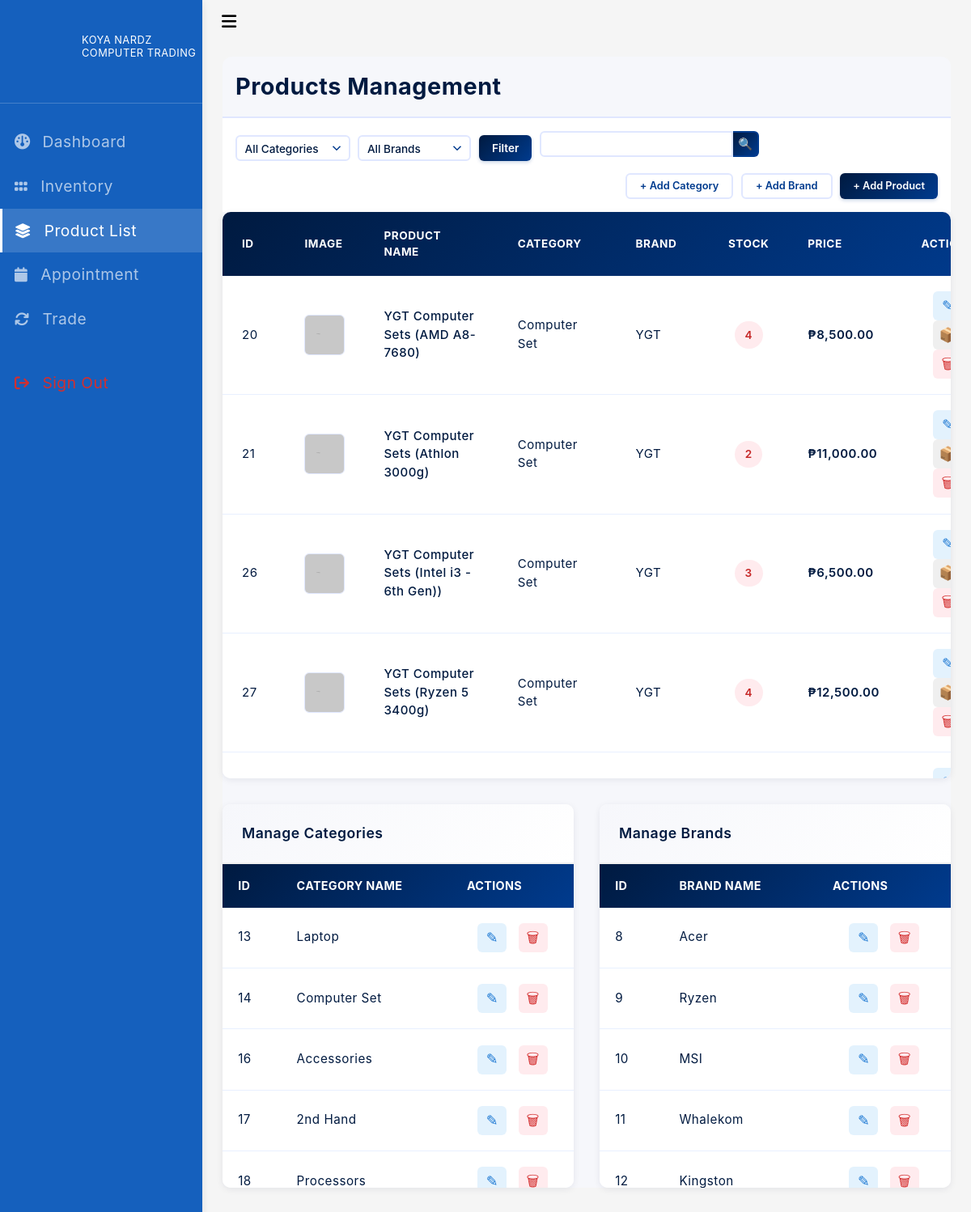
The page /admin_product/ on the database its author committed.
### app/models.py (models this page shows, shortened)
class Product(models.Model):
    category_name = models.ForeignKey(Category, on_delete=models.CASCADE, null=True)
    brand = models.ForeignKey(Brand, on_delete=models.CASCADE, null=True)
    image = models.ImageField(upload_to='products/', null=True, blank=True)
    product_name = models.CharField(max_length=100)
    description = models.TextField(blank=True, null=True)
    price = models.DecimalField(max_digits=10, decimal_places=2)
    stock = models.PositiveIntegerField(default=0)
    model_file = models.CharField(max_length=255, blank=True, null=True)
    model_3d = models.FileField(upload_to='3d_models/', null=True, blank=True, help_text="Upload a GLB or GLTF 3D model file")
    created_at = models.DateTimeField(auto_now_add=True, null=True)

class Category(models.Model):
    category_name = models.CharField(max_length=100)
    parent = models.ForeignKey('self', null=True, blank=True, on_delete=models.CASCADE)
    def __str__(self):
        return self.category_name
    class Meta:
        verbose_name_plural = "Categories"

class Brand(models.Model):
    brand = models.CharField(max_length=100)
    def __str__(self):
        return self.brand

### app/views.py (the view, shortened to what this page needs)
# urls.py: path('admin_product/', AdminProduct.as_view(), name='admin_product'),
class AdminProduct(TemplateView):
    template_name = 'app/admin/admin_product.html'
    def get_context_data(self, **kwargs):
        context = super().get_context_data(**kwargs)
        context['categories'] = Category.objects.all()
        context['brands'] = Brand.objects.all()
        search_query = self.request.GET.get('search', '').strip()
        category_filter = self.request.GET.get('category', '').strip()
        brand_filter = self.request.GET.get('brand', '').strip()
        products = Product.objects.all()
        if category_filter:
            products = products.filter(category_name__id=category_filter)
        if brand_filter:
            products = products.filter(brand__id=brand_filter)
        context['products'] = products.prefetch_related('images').all()
        context['search_query'] = search_query
        context['category_filter'] = category_filter
        context['brand_filter'] = brand_filter
        context['form'] = Add()
        context['category_form'] = AddCategory
        context['brand_form'] = AddBrand
        context['variant_form'] = AddVariantForm
        context['search_query'] = search_query
        context['category_filter'] = category_filter
        context['brand_filter'] = brand_filter
        return context

### app/forms.py
class Add(forms.ModelForm):
    class Meta:
        model = Product
        fields = '__all__'
        widgets = {
            'model_3d': forms.ClearableFileInput(attrs={
                'class': 'form-control',
                'accept': '.glb,.gltf',
                'help_text': 'Upload a GLB or GLTF 3D model file'
            }),
        }

### app/templates/app/admin/admin_product.html (shortened to what this page needs)
{% extends 'app/admin/admin_base.html' %}
{% load static %}
{% load humanize %}
{% block content %}
<div class="admin_productpage">
    <div class="product-header">
        <h2>Products Management</h2>
    </div>
    <div class="upperproduct">
        <div class="product-filters">
            <form action="" method="GET" class="filter-form">
                <div class="filter-group">
                    <select name="category" class="filter-select">
                        <option value="">All Categories</option>
                    </select>
                </div>
                <div class="filter-group">
                    <select name="brand" class="filter-select">
                        <option value="">All Brands</option>
                    </select>
                </div>
                <button type="submit" class="filter-btn">Filter</button>
            </form>
        </div>
        <div class="product-search">
            <form action="" method="GET" class="search-form">
                <input type="text" name="search" placeholder="Search products..." value="{{ search_query }}" class="search-input">
                <button type="submit" class="search-btn">🔍</button>
            </form>
        </div>
        <div class="product-actions">
            <button class="action-btn add-btn" onclick="openAddCategory()">+ Add Category</button>
            <button class="action-btn add-btn" onclick="openAddBrand()">+ Add Brand</button>
            <button class="action-btn add-btn primary" onclick="openAddProduct()">+ Add Product</button>
        </div>
    </div>
    <div class="products-table-container">
        <div class="table-wrapper">
            <table class="products-table">
                <thead>
                    <tr>
                        <th>ID</th>
                        <th>Image</th>
                        <th>Product Name</th>
                        <th>Category</th>
                        <th>Brand</th>
                        <th>Stock</th>
                        <th>Price</th>
                        <th>Actions</th>
                    </tr>
                </thead>
                <tbody>
                    {% if products %}
                        {% for produkto in products %}
                        <tr data-id="{{ produkto.id }}">
                            <td data-label="ID">{{ produkto.id }}</td>
                            <td data-label="Image">
                                {% if produkto.image %}
                                    <img src="{{ produkto.image.url }}" alt="{{ produkto.product_name }}" class="product-thumbnail" onerror="this.src='{% static 'images/placeholder.png' %}'">
                                {% else %}
                                    <img src="{% static 'images/placeholder.png' %}" alt="No image" class="product-thumbnail">
                                {% endif %}
                            </td>
                            <td data-label="Product Name" class="product-name">{{ produkto.product_name }}</td>
                            <td data-label="Category">{{ produkto.category_name }}</td>
                            <td data-label="Brand">{{ produkto.brand }}</td>
                            <td data-label="Stock" class="stock-column">
                                <span class="stock-badge {% if produkto.stock > 20 %}stock-high{% elif produkto.stock > 5 %}stock-medium{% else %}stock-low{% endif %}">
                                    {{ produkto.stock }}
                                </span>
                            </td>
                            <td data-label="Price" class="price-column">₱{{ produkto.price|intcomma }}</td>
                            <td data-label="Actions" class="actions-column">
                                <button class="action-icon edit-icon" onclick="openEditProduct({{ produkto.id }}, '{{ produkto.product_name|escapejs }}', '{{ produkto.category_name.id }}', '{{ produkto.brand.id }}', '{{ produkto.description|escapejs }}', '{{ produkto.price }}', '{{ produkto.stock }}')" title="Edit">✎</button>
                                <button class="action-icon variant-icon" onclick="openAddVariant({{ produkto.id }}, '{{ produkto.product_name|escapejs }}')" title="Add Variant">📦</button>
                                <button class="action-icon delete-icon" onclick="deleteProduct({{ produkto.id }})" title="Delete">🗑</button>
                            </td>
                        </tr>
                        {% endfor %}
                    {% else %}
                        <tr><td colspan="8" class="no-data">No products found</td></tr>
                    {% endif %}
                </tbody>
            </table>
        </div>
    </div>
    <div class="management-tables-container">
        <div class="small-table-section">
            <h3 class="section-title">Manage Categories</h3>
            <div class="small-table-wrapper">
                <table class="small-management-table">
                    <thead>
                        <tr>
                            <th>ID</th>
                            <th>Category Name</th>
                            <th>Actions</th>
                        </tr>
                    </thead>
                    <tbody>
                        {% if categories %}
                            {% for category in categories %}
                            <tr>
                                <td data-label="ID">{{ category.id }}</td>
                                <td data-label="Category Name">{{ category.category_name }}</td>
                                <td data-label="Actions" class="actions-column">
                                    <button class="action-icon edit-icon" onclick="openEditCategory({{ category.id }}, '{{ category.category_name|escapejs }}')" title="Edit">✎</button>
                                    <button class="action-icon delete-icon" onclick="deleteCategory({{ category.id }})" title="Delete">🗑</button>
                                </td>
                            </tr>
                            {% endfor %}
                        {% else %}
                            <tr><td colspan="3" class="no-data">No categories found</td></tr>
                        {% endif %}
                    </tbody>
                </table>
            </div>
        </div>
        <div class="small-table-section">
            <h3 class="section-title">Manage Brands</h3>
            <div class="small-table-wrapper">
                <table class="small-management-table">
                    <thead>
                        <tr>
                            <th>ID</th>
                            <th>Brand Name</th>
                            <th>Actions</th>
                        </tr>
                    </thead>
                    <tbody>
                        {% if brands %}
                            {% for brand in brands %}
                            <tr>
                                <td data-label="ID">{{ brand.id }}</td>
                                <td data-label="Brand Name">{{ brand.brand }}</td>
                                <td data-label="Actions" class="actions-column">
                                    <button class="action-icon edit-icon" onclick="openEditBrand({{ brand.id }}, '{{ brand.brand|escapejs }}')" title="Edit">✎</button>
                                    <button class="action-icon delete-icon" onclick="deleteBrand({{ brand.id }})" title="Delete">🗑</button>
                                </td>
                            </tr>
                            {% endfor %}
                        {% else %}
                            <tr><td colspan="3" class="no-data">No brands found</td></tr>
                        {% endif %}
                    </tbody>
                </table>
            </div>
        </div>
    </div>
{% endblock content %}

### app/templates/app/admin/admin_base.html (style rules this page uses)
body, html, * { font-family: -apple-system, BlinkMacSystemFont, 'Segoe UI', Roboto, 'Helvetica Neue', Arial, sans-serif !important; }

### app/templates/app/admin/admin_product.html (style rules this page uses)
body, html, * { font-family: -apple-system, BlinkMacSystemFont, 'Segoe UI', Roboto, 'Helvetica Neue', Arial, sans-serif !important; }

### rows shown on the page
Product: id "20", product_name "YGT Computer Sets (AMD A8-7680)", category_name "Computer Set", brand "YGT", stock "4", price "8,500.00"
Product: id "21", product_name "YGT Computer Sets (Athlon 3000g)", category_name "Computer Set", brand "YGT", stock "2", price "11,000.00"
Product: id "26", product_name "YGT Computer Sets (Intel i3 - 6th Gen))", category_name "Computer Set", brand "YGT", stock "3", price "6,500.00"
Product: id "27", product_name "YGT Computer Sets (Ryzen 5 3400g)", category_name "Computer Set", brand "YGT", stock "4", price "12,500.00"
Category: id "13", category_name "Laptop"
Category: id "14", category_name "Computer Set"
Category: id "16", category_name "Accessories"
Category: id "17", category_name "2nd Hand"
Category: id "18", category_name "Processors"
Brand: id "8", brand "Acer"
Brand: id "9", brand "Ryzen"
Brand: id "10", brand "MSI"
Brand: id "11", brand "Whalekom"
Brand: id "12", brand "Kingston"
